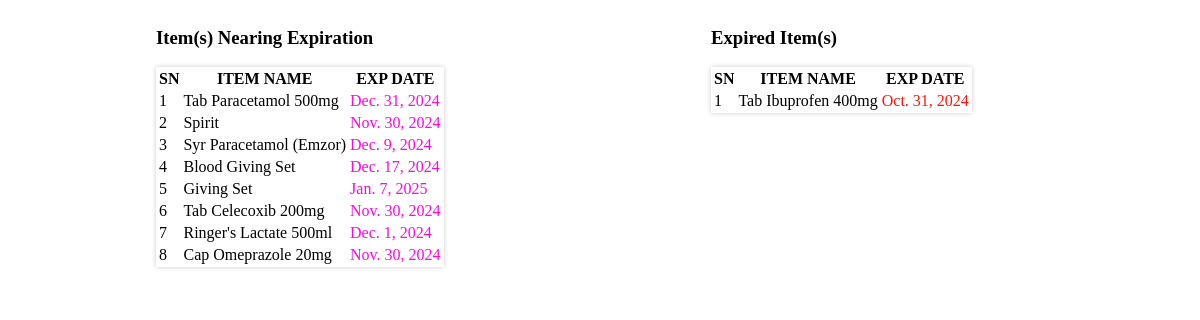
The page /exp_date_alert/ (signed in) on the database as committed earlier.
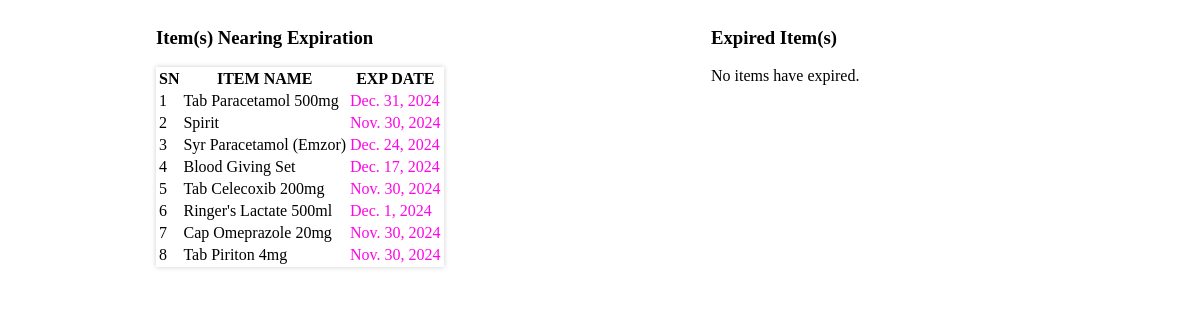
The same page on the database as committed later.
### app/models.py (models this page shows, shortened)
class Item(models.Model):
    name = models.CharField(max_length=100)
    cost = models.DecimalField(max_digits=10, decimal_places=2, default=0)
    price = models.DecimalField(max_digits=10, decimal_places=2,)
    stock_quantity = models.IntegerField()
    exp_date = models.DateField()

### app/views.py (the view)
# urls.py: path('exp_date_alert/', views.exp_date_alert, name='exp_date_alert'),
@login_required
def exp_date_alert(request):
    alert_threshold = timezone.now() + timedelta(days=90)
    expiring_items = Item.objects.filter(exp_date__lte=alert_threshold, exp_date__gt=timezone.now())
    expired_items = Item.objects.filter(exp_date__lt=timezone.now())
    for expired_item in expired_items:
        if expired_item.stock_quantity > 0:
            expired_item.stock_quantity = 0
            expired_item.save()
    return render(request, 'partials/exp_date_alert.html', {
        'expired_items': expired_items,
        'expiring_items': expiring_items,
    })

### app/templates/partials/exp_date_alert.html (shortened to what this page needs)
<!DOCTYPE html>
<html lang="en">
<head>
</head>
<body>
    {% block content %}
    <div class="box">
        <div class="near_exp">
            <h3>Item(s) Nearing Expiration</h3>
            {% if expiring_items %}
            <table class="table table-hover" style="box-shadow: 0 0 5px rgba(0, 0, 0, 0.2);">
                <thead class="table-success">
                    <tr>
                        <th>SN</th>
                        <th>ITEM NAME</th>
                        <th>EXP DATE</th>
                    </tr>
                </thead>
                <tbody>
                    {% for item in expiring_items %}
                    <tr>
                        <td>{{ forloop.counter}}</td>
                        <td>{{ item.name|title }}</td>
                        <td style="color: rgb(255, 6, 230);">{{ item.exp_date }}</td>
                    </tr>
                    {% endfor %}
                </tbody>
            </table>
            {% else %}
            <p class="col-md-10 offset-md-1">No items are nearing expiration within the next 90 days.</p>
            {% endif %}
        </div>
        <div class="expired">
            <h3>Expired Item(s)</h3>
            {% if expired_items %}
            <table class="table table-hover" style="box-shadow: 0 0 5px rgba(0, 0, 0, 0.2);">
                <thead class="table-danger">
                    <tr>
                        <th>SN</th>
                        <th>ITEM NAME</th>
                        <th>EXP DATE</th>
                    </tr>
                </thead>
                <tbody>
                    {% for item in expired_items %}
                    <tr>
                        <td>{{ forloop.counter}}</td>
                        <td>{{ item.name|title }}</td>
                        <td style="color: rgb(255, 20, 12);">{{ item.exp_date }}</td>
                    </tr>
                    {% endfor %}
                </tbody>
            </table>
            {% else %}
            <p class="col-md-8 offset-md-2">No items have expired.</p>
            {% endif %}
        </div>
    </div>
    {% endblock %}
</body>
</html>

Rows that differ between the two databases and show on the page:
no longer on this page (row edited): Item: name "Giving Set", exp_date "Jan. 7, 2025", shown under "Item(s) Nearing Expiration"
removed Item: name "Tab Ibuprofen 400mg", exp_date "Oct. 31, 2024", shown under "Expired Item(s)"
changed Item "Syr Paracetamol (Emzor)": exp_date "Dec. 9, 2024" → "Dec. 24, 2024"
added Item: name "Tab Piriton 4mg", exp_date "Nov. 30, 2024", shown under "Item(s) Nearing Expiration"
Other text that changed with them:
text no longer shown: "SN ITEM NAME EXP DATE"
text now shown: "No items have expired."
